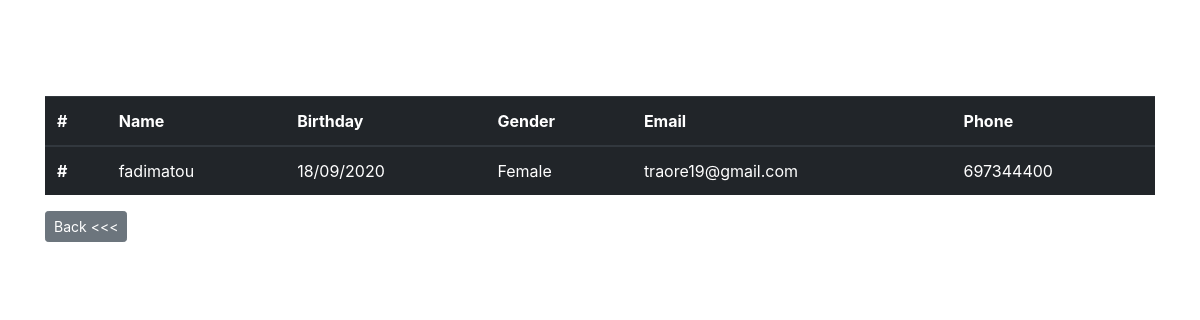
Page /view_data/5/ (signed in) on the committed database.
### register_form/models.py (models this page shows, shortened)
class SubmissionFormModel(models.Model):
    name = models.CharField(max_length=255)
    birthday = models.CharField(max_length=255)
    gender = models.CharField(max_length=255)
    email = models.EmailField()
    phone = models.IntegerField()

### register_form/views.py (the view)
# urls.py: path('view_data/<str:data_id>/', views.detail_view, name='detail_view'),
@login_required(login_url='login')
def detail_view(request, data_id):
    get_singe_data = SubmissionFormModel.objects.get(id=data_id)
    return render(request, 'detail_view.html', {'get_singe_data': get_singe_data})

### register_form/templates/detail_view.html (shortened to what this page needs)
<!doctype html>
<html lang="en">
  <head>
    <link rel="stylesheet" href="https://maxcdn.bootstrapcdn.com/bootstrap/4.0.0/css/bootstrap.min.css">
  </head>
  <body>
    <div class="container">
        <br>
        <br>
<table class="table table-dark mt-5 pt-5">
  <thead>
    <tr>
        <th scope="col">#</th>
        <th scope="col">Name</th>
        <th scope="col">Birthday</th>
        <th scope="col">Gender</th>
        <th scope="col">Email</th>
        <th scope="col">Phone</th>
    </tr>
  </thead>
  <tbody>
    <tr>
      <th scope="row">#</th>
        <td>{{get_singe_data.name}}</td>
        <td>{{get_singe_data.birthday}}</td>
        <td>{{get_singe_data.gender}}</td>
        <td>{{get_singe_data.email}}</td>
        <td>{{get_singe_data.phone}}</td>
    </tr>
  </tbody>
</table>
        <a href="{%url 'view_data' %}"><button type="button" class="btn btn-secondary btn-sm" >Back <<<</button></a>
</div>
  </body>
</html>

### rows in the picture
SubmissionFormModel: name "fadimatou", birthday "18/09/2020", gender "Female", email "traore19@gmail.com", phone "697344400"
